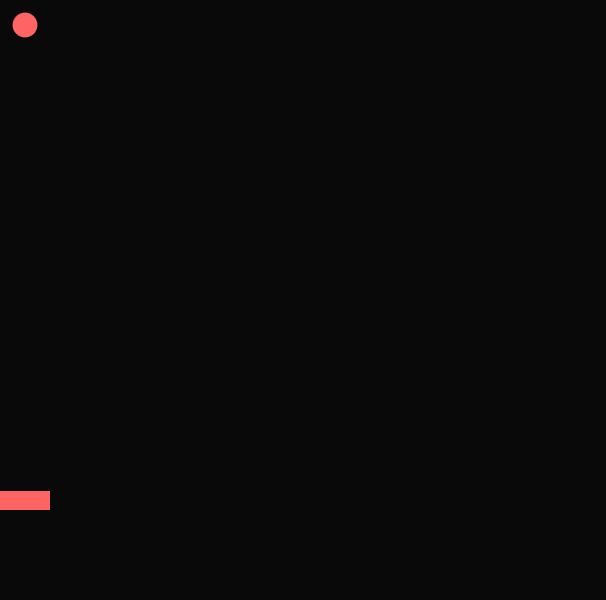
Frame 1 (no input)
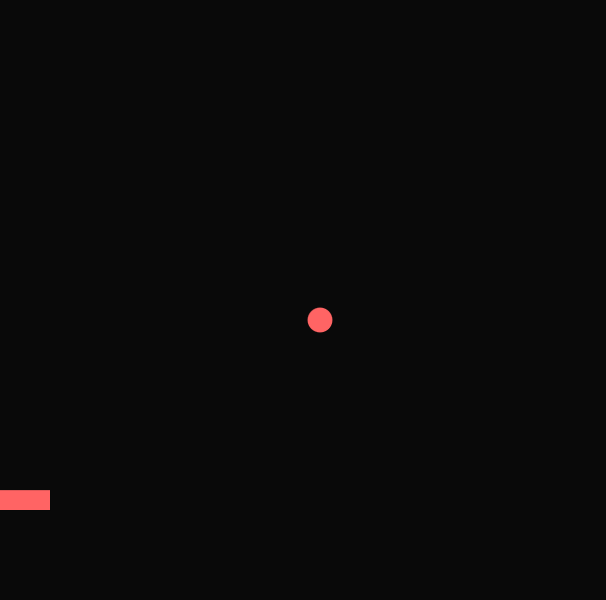
Frame 60 (the mouse pressed at the canvas centre just before this capture)
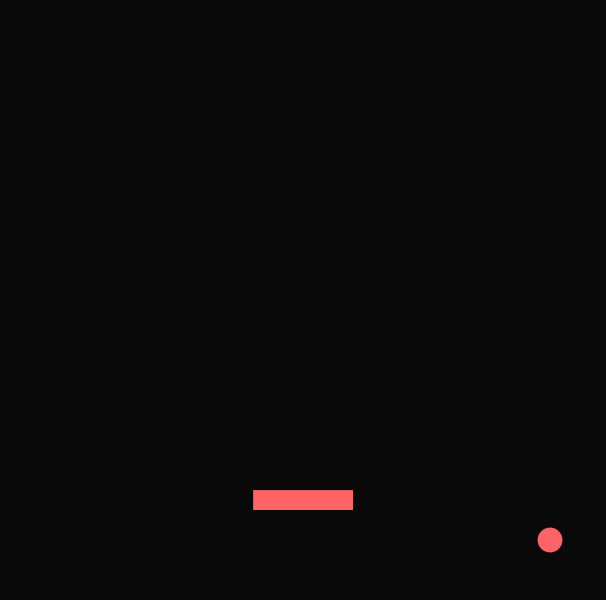
Frame 120 (the mouse held since frame 60 and released just before this capture)

The Processing sketch that drew these frames (run headless with seeded random() and noise(); from frame 60 on, the mouse is pressed at the canvas centre):

// Processing sketch: processing_111174
// ── processing_111174.pde

int diameter = 50;
int xdistance = diameter/2;
int ydistance = diameter/2;
int speed = 5;
int xdirection = 1;
int ydirection = 1;

void setup() {
  size(606, 600);
  background(50);
  fill(255, 100, 100);
  float r = random(200);
}

void draw() {

  //randomizes color of ball and rect fill(5 +random(200), 5 + random(200), 5 + random(200));
  background(9, 25);
  rectMode(CENTER);
  rect(mouseX, height - 100, 100, 20);//the thing you hit the ball with 


  strokeWeight(0);
  ellipse(xdistance, ydistance, diameter/2, diameter/2);//THIS IS THE BALL
  ydistance += speed*ydirection;
  xdistance += speed*xdirection;
  if (ydistance > height - diameter/2 || ydistance < 0 + diameter/2 ) {
    //did i hit the top                || did i hit the bottom

    ydirection = -ydirection;// the thing that makes you go back down or up
  }

  else if (ydistance == height-120 && mouseX- 50 < xdistance && xdistance < mouseX+90) {
    //else function: if the ball is equal to the height -120, AND mousex-50 is less than xdistance AND xdistance is less than mouseX+90
    
    ydirection = -ydirection;
    //then bounce back up or down
    fill(random(255), random(255), random(255));
    //change dem kuhluhs everytime we touch i swear i can fly dont you feel my heart beat fast i want this to last
  }

  if (xdistance > width - diameter/2 || xdistance < 0 + diameter/2 ) {
    //did i hit the right side         || did i hit the left side

    xdirection = -xdirection;//the thing that makes you go left or right
  }
}
